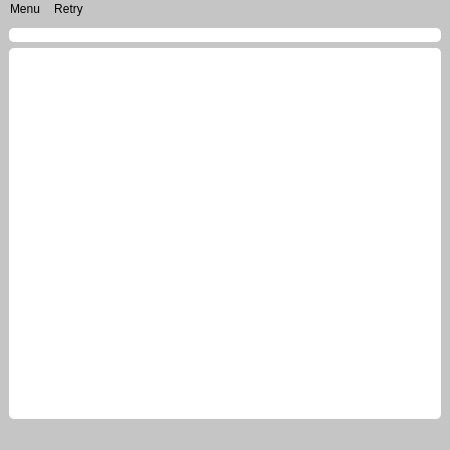
<?xml version="1.0" encoding="UTF-8"?>
<ui version="4.0">
 <class>WidgetAssist</class>
 <widget class="QMainWindow" name="WidgetAssist">
  <property name="geometry">
   <rect>
    <x>0</x>
    <y>0</y>
    <width>450</width>
    <height>450</height>
   </rect>
  </property>
  <property name="minimumSize">
   <size>
    <width>450</width>
    <height>450</height>
   </size>
  </property>
  <property name="windowTitle">
   <string>WidgetMain</string>
  </property>
  <property name="styleSheet">
   <string notr="true">background-color: rgb(197, 197, 197);</string>
  </property>
  <widget class="QWidget" name="centralwidget">
   <layout class="QGridLayout" name="gridLayout_2">
    <item row="0" column="0">
     <layout class="QGridLayout" name="gridLayout">
      <item row="1" column="0">
       <widget class="QTextBrowser" name="TEXT_WIN">
        <property name="styleSheet">
         <string notr="true">background-color: rgb(255, 255, 255);
border-radius: 5px;
font: 14pt &quot;Times New Roman&quot;;
</string>
        </property>
       </widget>
      </item>
      <item row="0" column="0">
       <widget class="QLabel" name="PORT_WIN">
        <property name="styleSheet">
         <string notr="true">background-color: rgb(255, 255, 255);
color: rgb(0, 0, 0);
font: 700 16pt &quot;Times New Roman&quot;;
border-radius: 5px;
text-align: center;</string>
        </property>
        <property name="text">
         <string/>
        </property>
       </widget>
      </item>
     </layout>
    </item>
   </layout>
  </widget>
  <widget class="QMenuBar" name="menubar">
   <property name="geometry">
    <rect>
     <x>0</x>
     <y>0</y>
     <width>450</width>
     <height>21</height>
    </rect>
   </property>
   <widget class="QMenu" name="menuMenu">
    <property name="title">
     <string>Menu</string>
    </property>
    <addaction name="reboot"/>
    <addaction name="shutdown"/>
    <addaction name="separator"/>
   </widget>
   <widget class="QMenu" name="menuRetry">
    <property name="title">
     <string>Retry</string>
    </property>
    <addaction name="retry_proc"/>
   </widget>
   <addaction name="menuMenu"/>
   <addaction name="menuRetry"/>
  </widget>
  <widget class="QStatusBar" name="statusbar"/>
  <action name="reboot">
   <property name="text">
    <string>Reboot</string>
   </property>
  </action>
  <action name="help">
   <property name="text">
    <string>Help</string>
   </property>
  </action>
  <action name="shutdown">
   <property name="text">
    <string>Shutdown</string>
   </property>
  </action>
  <action name="helpbox">
   <property name="text">
    <string>Help</string>
   </property>
  </action>
  <action name="retry_proc">
   <property name="text">
    <string>Reset Device</string>
   </property>
  </action>
 </widget>
 <resources/>
 <connections/>
</ui>
